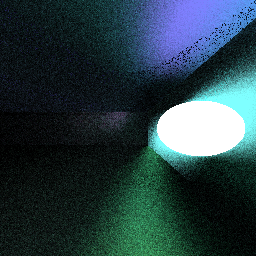
#> input picture twoSpheres.png, 256 x 256 px
$ python deNoise.py
#> lines starting #> are read from the running program, lines starting #| are printed output that depends on the picture
#script that denoises output from raytracer
from PIL import Image
import numpy as np
import sys
from PIL import ImageFilter

#open image
im = Image.open("twoSpheres.png")
#> im is the input picture: PIL image 256x256 RGB; mean R, G, B 40.5, 61.7, 67.7
#convert to numpy array
im = np.array(im)
#initialize new image
thresh = 100
for _ in range(2):
    newIm = np.zeros(im.shape)
    #loop through pixels, if pixel is very different from its neighbors, take the average of its neighbors
    for i in range(2,im.shape[0]-2):
        for j in range(2,im.shape[1]-2):
            neighbors = im[i-2:i+3,j-2:j+3]
            absDiff = abs((im[i,j]-np.mean(neighbors)).sum())
            if (absDiff > thresh):
                newIm[i][j] = np.mean(neighbors)
            else:
                newIm[i][j] = im[i][j]
        Im = newIm
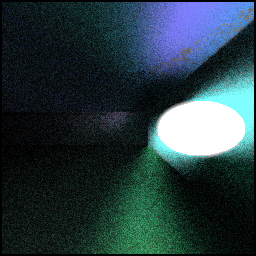
#> newIm: shape (256, 256, 3) float64; mean R, G, B 40.2, 59.8, 65.3
#convert back to image
newIm = Image.fromarray(newIm.astype('uint8'))
#> newIm: PIL image 256x256 RGB


newIm.save("denoised.png")
